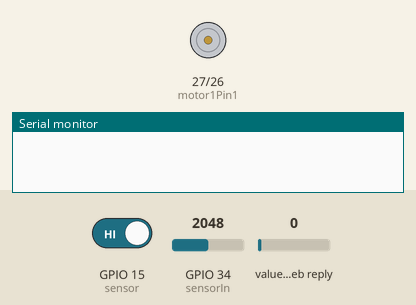
This sketch was run on a simulated ESP32. On the bench: motor-driver pin pairs drawn as motors (green arrow = first pin HIGH = forward, orange = second pin HIGH = backward, longer = more drive, scaled by the enable pin), the last lines printed to the serial monitor. The inputs (shaded band) are chosen by the test bench; at power-on: value in the web reply 0, GPIO 15 (sensor) HIGH, GPIO 34 (sensorIn) = 2048. WiFi joins after 1.5 s; servers stay silent unless stated; web services answer with replies made up by the test bench.

Above: at 1.2 s.
1.3 s: value in the web reply set to 2
At 2.1 s:
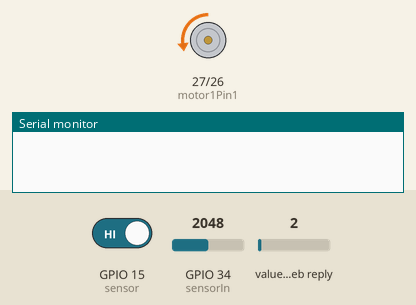
2.8 s: GPIO 15 (sensor) driven LOW
7.2 s: value in the web reply set to 25
At 10.7 s:
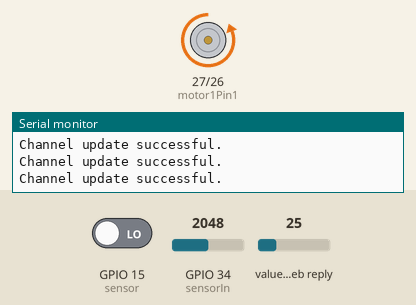
Timing chart, 0 to 12.2 s (numbered marks = the images above; inputs shaded):
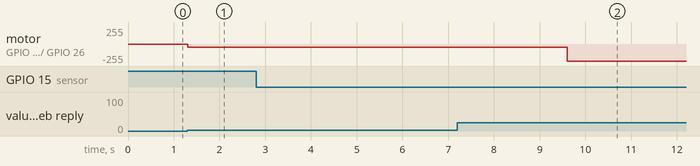

Measured:
- after the input at 1.3 s, motor on GPIO 27 (motor1Pin1) / GPIO 26 (motor1Pin2): stopped → backward 50/255 at once
- after the input at 7.2 s, motor on GPIO 27 (motor1Pin1) / GPIO 26 (motor1Pin2): backward 50/255 → backward 255/255 after 2.4 s

The sketch:

sketch_sep23b.ino
```cpp
const int sensorIn = 34;
int mVperAmp = 185;
float Watt = 0;
double Voltage = 0;
float VRMS = 0;
float AmpsRMS = 0;
 int motor1Pin1 = 27;
int motor1Pin2 = 26;
int enable1Pin = 14;

unsigned long counterChannelNumber = 1579822;            // Channel ID
const char * myCounterReadAPIKey = "7QBL3BU91N258B48"; // Read API Key
const int FieldNumber1 = 1;
const int freq = 30000;
const int pwmChannel = 0;
const int resolution = 8;
int dutyCycle = 200;
int sensor = 15;
unsigned long start_time = 0;
unsigned long end_time = 0;
int steps=0;
float steps_old=0;
float temp=0;
float rps=0;


#include <WiFi.h>
#include "ThingSpeak.h"
#include<HTTPClient.h>
const char* ssid = "OnePlus Nord";   // your network SSID (name)
const char* password = "Rohan123";   // your network password

WiFiClient  client;
HTTPClient http;

unsigned long myChannelNumber = 1595621;
const char * myWriteAPIKey = "CZUAMVMDJXDLHDGT";

// Timer variables
unsigned long lastTime = 0;
unsigned long timerDelay = 30000;

int gcd(int a, int h)
{
    int temp;
    while (1)
    {
        temp = a % h;
        if (temp == 0)
            return h;
        a = h;
        h = temp;
    }
}
float getVPP()
{
  float result;
  int readValue;                // value read from the sensor
  int maxValue = 0;             // store max value here
  int minValue = 4096;          // store min value here ESP32 ADC resolution

   uint32_t start_time = millis();
   while((millis()-start_time) < 1000) //sample for 1 Sec
   {
       readValue = analogRead(sensorIn);

       if (readValue > maxValue)
       {

           maxValue = readValue;
       }
       if (readValue < minValue)
       {
           minValue = readValue;
       }
   }


   result = ((maxValue - minValue) * 5)/4096.0;

   return result;
 }
void setup() {
  pinMode(motor1Pin1, OUTPUT);
  pinMode(motor1Pin2, OUTPUT);
  pinMode(enable1Pin, OUTPUT);
  pinMode(sensor,INPUT_PULLUP);

  ledcSetup(pwmChannel, freq, resolution);


  ledcAttachPin(enable1Pin, pwmChannel);
  Serial.begin(9600);  //Initialize serial


WiFi.begin(ssid,password);

  ThingSpeak.begin(client);

}

void loop() {


  Voltage = getVPP();
  VRMS = (Voltage/2.0) *0.707;   //root 2 is 0.707
  AmpsRMS = ((VRMS * 1000)/mVperAmp)-0.3; //0.3 is the error I got for my sensor

   long temp = ThingSpeak.readLongField(counterChannelNumber, FieldNumber1, myCounterReadAPIKey);

  Watt = (AmpsRMS*temp);
  float dutyCycle = 255*temp/10.2;

  digitalWrite(motor1Pin1, LOW);
  digitalWrite(motor1Pin2, HIGH);
  ledcWrite(pwmChannel, dutyCycle);
  start_time=millis();
 end_time=start_time+1000;
 while(millis()<end_time)
 {
   if(digitalRead(sensor))
   {
    steps=steps+1;
    while(digitalRead(sensor));
   }

 }
    temp=steps-steps_old;
    steps_old=steps;
    rps=(temp/20);


   ThingSpeak.setField(1,AmpsRMS);
    ThingSpeak.setField(2, Watt);
    ThingSpeak.setField(3, rps);


    int x = ThingSpeak.writeFields(myChannelNumber, myWriteAPIKey);


    if(x == 200){
      Serial.println("Channel update successful.");
    }
    else{
      Serial.println("Problem updating channel. HTTP error code " + String(x));
    }
    lastTime = millis();
}
```
